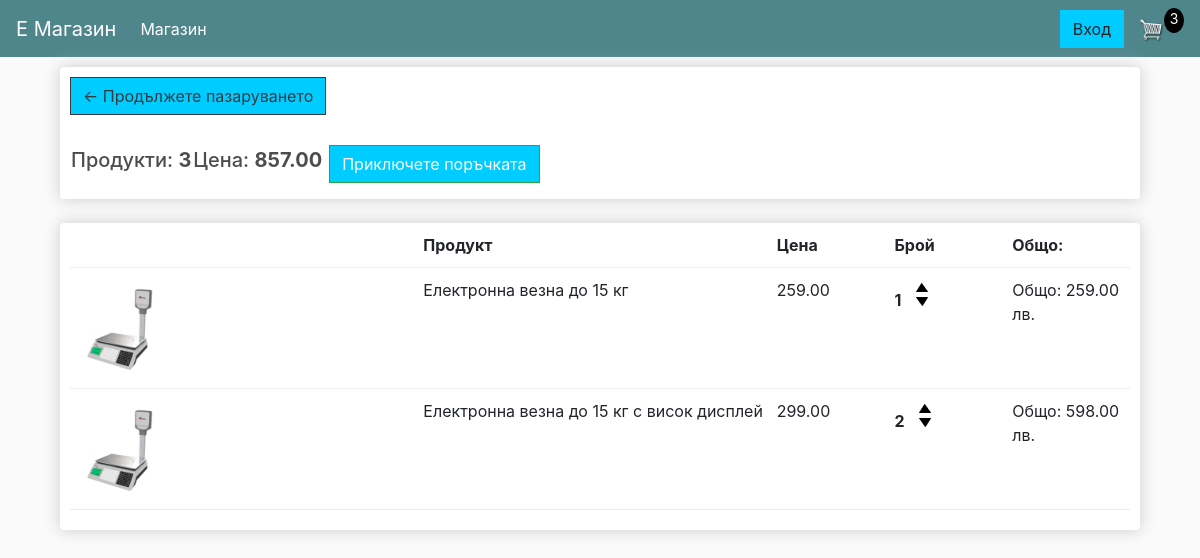
The app's page /cart/ (signed in), older data.
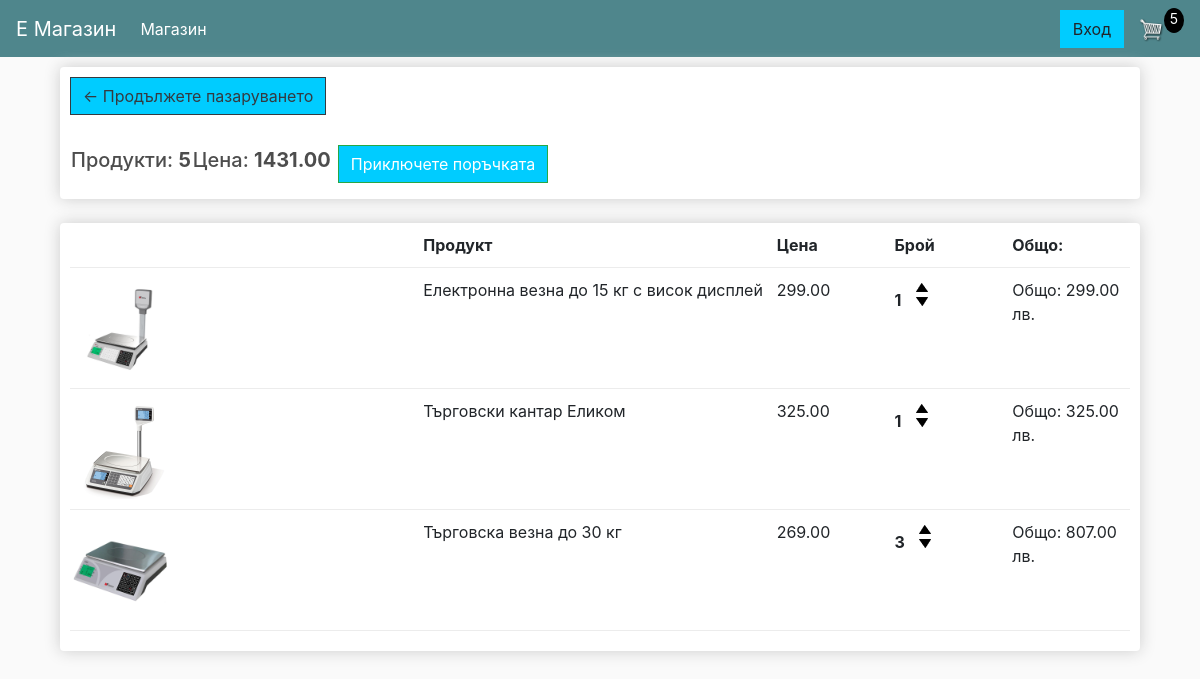
The same page, newer data.
### store/models.py (models this page shows, shortened)
class Order(models.Model):
    customer = models.ForeignKey(Customer, on_delete=models.SET_NULL, null=True, blank=True)
    date_ordered = models.DateTimeField(auto_now_add=True)
    complete = models.BooleanField(default=False)
    transaction_id = models.CharField(max_length=100, null=True)
    @property
    def get_cart_total(self):
        ordered_items = self.orderitem_set.all()
        total = sum([item.get_total for item in ordered_items])
        return total
    @property
    def get_cart_items(self):
        ordered_items = self.orderitem_set.all()
        total = sum([item.quantity for item in ordered_items])
        return total

class OrderItem(models.Model):
    product = models.ForeignKey(Product, on_delete=models.SET_NULL, null=True)
    order = models.ForeignKey(Order, on_delete=models.SET_NULL, null=True)
    quantity = models.IntegerField(default=0, null=True, blank=True)
    date_added = models.DateTimeField(auto_now_add=True)
    @property
    def get_total(self):
        total = self.product.price * self.quantity
        return total

class Product(models.Model):
    name = models.CharField(max_length=150, null=True)
    price = models.DecimalField(max_digits=8, decimal_places=2)
    digital = models.BooleanField(default=False, null=True)
    image = models.ImageField(null=True, blank=True)
    @property
    def imageURL(self):
        try:
            url = self.image.url
        except:
            url = ''
        return url

### store/views.py (the view)
# urls.py: path('cart/', cart, name="cart"),
def cart(request):
    if request.user.is_authenticated:
        customer = request.user.customer
        order, created = Order.objects.get_or_create(customer=customer, complete=False)
        items = order.orderitem_set.all()
    else:
        items = []
        order = {'get_cart_total': 0, 'get_cart_items': 0, 'shipping': False}
    context = {
        'items': items,
        'order': order
    }
    return render(request, 'store/cart.html', context)

### store/templates/store/cart.html (shortened to what this page needs)
<!DOCTYPE html>
{% extends 'store/main.html' %}
{% load static %}
{% block content %}
    <div>
        <div class="col-lg-12">
            <div class="box-element">
                <a class="btn btn-outline-dark" href="{% url 'store' %}">&#x2190; Продължете пазаруването</a>
                <br>
                <br>
                <table>
                    <tr>
                        <th><h5>Продукти: <strong>{{ order.get_cart_items }}</strong></h5></th>
                        <th><h5>Цена: <strong>{{ order.get_cart_total|floatformat:2 }}</strong></h5></th>
                        <th>
                            <a style="float:right; margin:5px" class="btn btn-success" href="{% url 'checkout' %}">Приключете
                                поръчката</a>
                        </th>
                    </tr>
                </table>
            </div>
            <br>
            <div class="box-element">
                <div class="cart-row">
                    <div style="flex:3;"></div>
                    <div style="flex:3;"><strong>Продукт</strong></div>
                    <div style="flex:1;"><strong>Цена</strong></div>
                    <div style="flex:1;"><strong>Брой</strong></div>
                    <div style="flex:1;"><strong>Общо: </strong></div>
                </div>
                {% for item in items %}
                <div class="cart-row">
                    <div style="flex:3;">
                        <img class="row-image" src="{{ item.product.imageURL }}" alt="up arrow">
                    </div>
                    <div style="flex:3;">
                        {{ item.product.name }}
                    </div>
                    <div style="flex:1;">
                        {{ item.product.price|floatformat:2 }}
                    </div>
                    <div style="flex:1;">
                        <p class="quantity">{{ item.quantity }}</p>
                        <div class="quantity">
                            <img  data-product="{{ item.product.id }}" data-action="add" class="chg-quantity update-cart" src="{% static 'images/up-arrow.png' %}" alt="up arrow">
                            <img data-product="{{ item.product.id }}" data-action="remove" class="chg-quantity update-cart" src="{% static 'images/down-arrow.png' %}" alt="down arrow">
                        </div>
                    </div>
                    <div style="flex:1;">
                        Общо: {{ item.get_total|floatformat:2 }} лв.
                    </div>
                </div>
                {% endfor %}
            </div>
        </div>
    </div>
{% endblock %}

### store/templates/store/main.html (shortened to what this page needs)
<!DOCTYPE html>
{% load static %}
<html lang="en">
<head>
    <link rel="stylesheet" href="https://stackpath.bootstrapcdn.com/bootstrap/4.4.1/css/bootstrap.min.css"
>
    <link rel="stylesheet" type="text/css" href="{% static 'css/main.css' %}">
</head>
<body>
{% include 'store/navbar.html' %}
<div class="container">
    {% block content %}
    {% endblock %}
</div>
</body>
</html>

### store/templates/store/navbar.html (shortened to what this page needs)
{% load static %}
<link rel="stylesheet" type="text/css" href="{% static 'css/main.css' %}">
<nav class="navbar navbar-expand-lg navbar-dark bg-dark">
    <a class="navbar-brand" href="{% url 'store' %}">Е Магазин</a>
    <div class="collapse navbar-collapse" id="navbarSupportedContent">
        <ul class="navbar-nav mr-auto">
            <li class="nav-item active">
                <a class="nav-link" href="{% url 'store' %}">Магазин <span class="sr-only">(current)</span></a>
            </li>
        </ul>
        <div class="form-inline my-2 my-lg-0">
            <a href="#" class="btn">Вход</a>
            <a href="{% url 'cart' %}">
                <img id="cart-icon" src="{% static 'images/cart.png' %}">
            </a>
            <p id="cart-total">{{ order.get_cart_items }}</p>
        </div>
</nav>

### static/css/main.css (style rules this page uses)
body { background-color: hsl(0, 0%, 98%); }
h1,h2,h3,h4,h5,h6 { color:hsl(0, 0%, 30%); }
.box-element { box-shadow:hsl(0, 0%, 80%) 0 0 16px; background-color: #fff; border-radius: 4px; padding: 10px; }
.bg-dark { background-color: #4f868c!important; }
#cart-icon { width:25px; display: inline-block; margin-left: 15px; }
#cart-total { display: block; text-align: center; color:#fff; background-color: black; width: 20px; height: 25px; border-radius: 50%; font-size: 14px; }
.col-lg-4, .col-lg-6, .col-lg-8, .col-lg-12 { margin-top: 10px; }
.btn { border-radius: 0; background-color: rgb(0, 204, 255); }
.row-image { width: 100px; }
.cart-row { display: flex; align-items: flex-stretch; padding-bottom: 10px; margin-bottom: 10px; border-bottom: 1px solid #ececec; }
.quantity { display: inline-block; font-weight: 700; padding-right:10px; }
.chg-quantity { width: 12px; cursor: pointer; display: block; margin-top: 5px; transition:.1s; }

Row changes from the older to the newer data that the page shows:
removed OrderItem: product.imageURL (picture), product.name "Електронна везна до 15 кг", product.price "259.00", quantity "1", get_total "259.00"
changed through a linked row, Order: get_cart_items "3" → "5"; get_cart_total "857.00" → "1431.00"
changed OrderItem "Електронна везна до 15 кг с висок дисплей": quantity "2" → "1"; get_total "598.00" → "299.00"
added OrderItem: product.imageURL (picture), product.name "Търговски кантар Еликом", product.price "325.00", quantity "1", get_total "325.00"
added OrderItem: product.imageURL (picture), product.name "Търговска везна до 30 кг", product.price "269.00", quantity "3", get_total "807.00"
